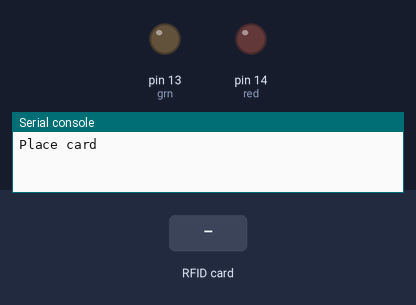
This program was run on a simulated MicroPython board. Parts: output pins drawn as LEDs (lit = HIGH), the last lines printed to the serial console. The inputs (shaded band) are chosen by the test bench.

Above: at 1.2 s.
1.3 s: RFID card B3 DA 3E 40 held to the reader
At 1.7 s:
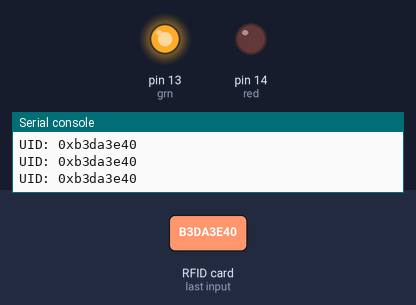
2.8 s: RFID card 5E 7A 19 C4 held to the reader
At 4.1 s:
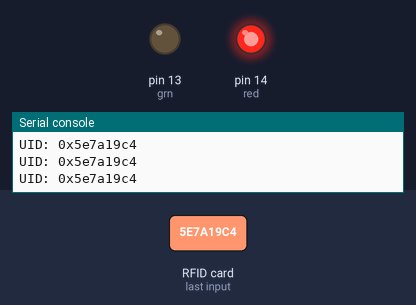
Timing chart, 0 to 5.8 s (numbered marks = the images above; inputs shaded):
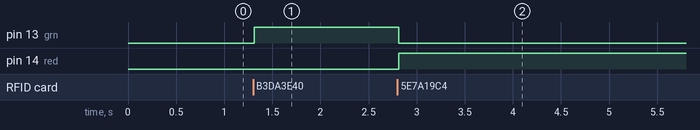

The program:

kap__kilidi.py
```python
from mfrc522 import MFRC522
from machine import Pin
from machine import SPI

red = Pin(14, Pin.OUT)
grn = Pin(13, Pin.OUT)

spi = SPI(2, baudrate=2500000, polarity=0, phase=0)
spi.init()
rdr = MFRC522(spi=spi, gpioRst=4, gpioCs=5)

print("Place card")


while True:
    (stat, tag_type) = rdr.request(rdr.REQIDL)
    if stat == rdr.OK:
        (stat, raw_uid) = rdr.anticoll()
        if stat == rdr.OK:

            card_id = "0x%02x%02x%02x%02x" %(raw_uid[0], raw_uid[1], raw_uid[2], raw_uid[3])
            print("UID:", card_id)

            if card_id == "0xb3da3e40":
                grn.value(True)
                red.value(False)
            else:
                grn.value(False)
                red.value(True)
```

Measured:
- after the input at 1.3 s, pin 13 (grn): LOW → HIGH at once
- after the input at 2.8 s, pin 13 (grn): HIGH → LOW at once; pin 14 (red): LOW → HIGH at once
